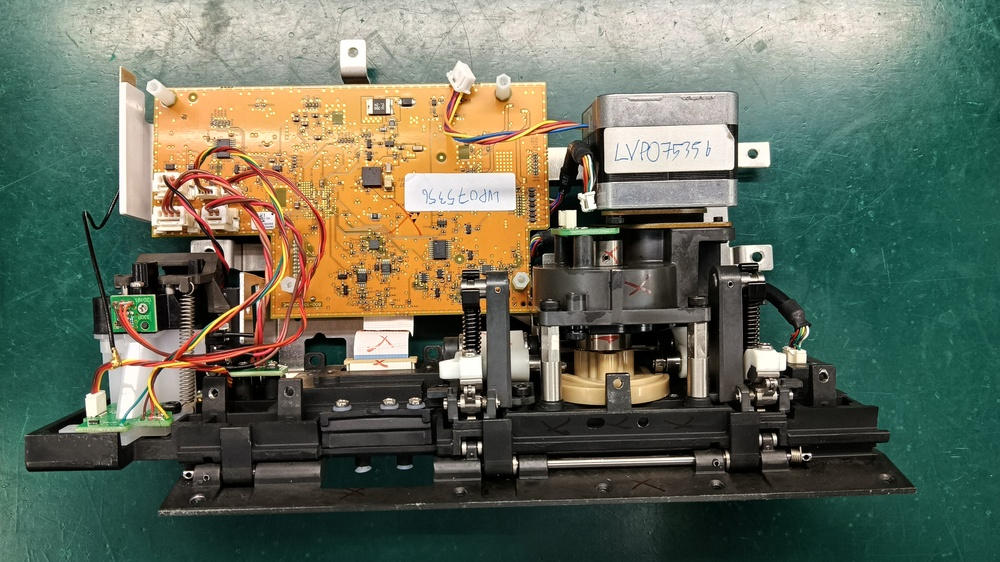
#> input picture IMG20251010152443.jpg, 1000 x 562 px, shrunk from 4160 x 2340 before the run, given in place of the camera
$ python '0.1 ROI_capture_auto_Best_Template.py'   (older library calls are emulated)
#> lines starting #> are read from the running program, lines starting #| are printed output that depends on the picture
# capture_roi0_auto.py
import cv2
import numpy as np
import time
import json
import os

# ====== CONFIG ======
CONFIG_JSON = r"D:\4.Machine Learning(AI)\Image process\4. Activities Monitoring\AI_Process_Compliance_Monitoring\workflow_config.json"
TEMPLATE_SAVE_PATH = r"D:\4.Machine Learning(AI)\Image process\4. Activities Monitoring\AI_Process_Compliance_Monitoring\roi0_template_auto.jpg"
OLD_TEMPLATE = None  # ถ้ามี template เดิม เช่น r"path\to\old_template.jpg"
# ====================

# โหลด config
with open(CONFIG_JSON, "r") as f:
#> (reads workflow_config.json from the repository)
    config = json.load(f)

workflow = config["workflow"]

# ROI0 = พื้นที่วางชิ้นงาน
roi0_norm = workflow[0]["rect_norm"]

cap = cv2.VideoCapture(1)
cv2.namedWindow("Capture ROI0")

print("Press 'c' to capture single frame.")
print("Press 's' to auto capture 10 frames and select best.")
print("Press 'q' to quit.")

def laplacian_sharpness(image):
    gray = cv2.cvtColor(image, cv2.COLOR_BGR2GRAY)
    return cv2.Laplacian(gray, cv2.CV_64F).var()

def match_score(image, template):
    gray_img = cv2.cvtColor(image, cv2.COLOR_BGR2GRAY)
    res = cv2.matchTemplate(gray_img, template, cv2.TM_CCOEFF_NORMED)
    _, max_val, _, _ = cv2.minMaxLoc(res)
    return max_val

old_template_gray = None
if OLD_TEMPLATE and os.path.exists(OLD_TEMPLATE):
    old_template_gray = cv2.imread(OLD_TEMPLATE, cv2.IMREAD_GRAYSCALE)
    print("Loaded existing template for matching reference.")

while True:
    ret, frame = cap.read()
#> frame is the input picture: shape (562, 1000, 3); mean B, G, R 91.7, 108.7, 101.4
    if not ret:
        break
    frame = cv2.flip(frame, 1)
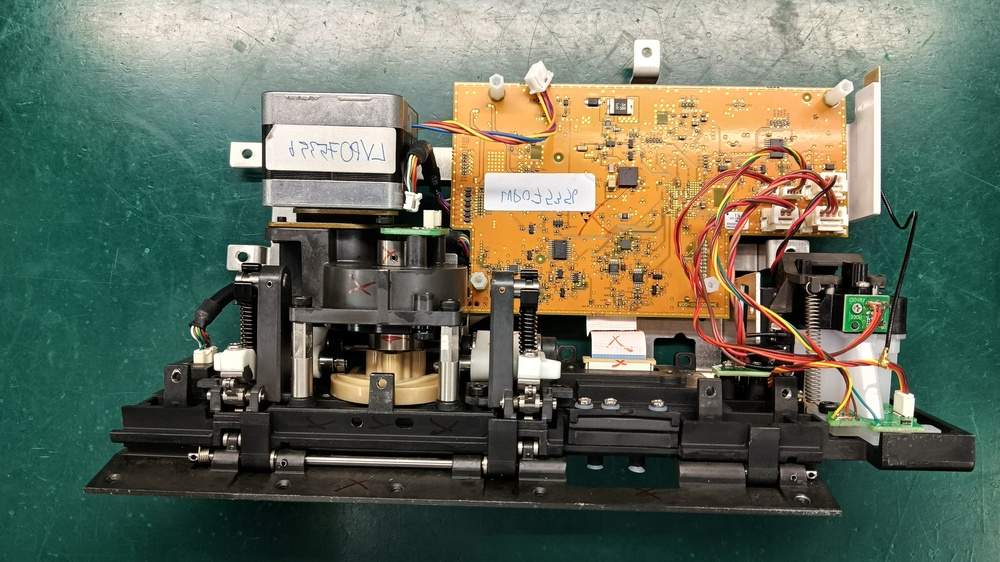
#> frame: shape (562, 1000, 3); mean B, G, R 91.7, 108.7, 101.4
    h, w, _ = frame.shape
#> h = 562; w = 1000

    # ROI0 rect
    x1 = int(roi0_norm[0] * w)
#> x1 = 300
    y1 = int(roi0_norm[1] * h)
#> y1 = 337
    x2 = int(roi0_norm[2] * w)
#> x2 = 700
    y2 = int(roi0_norm[3] * h)
#> y2 = 505

    roi = frame[y1:y2, x1:x2]
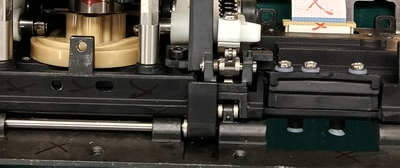
#> roi: shape (168, 400, 3); mean B, G, R 61.6, 69.4, 72.8
    cv2.rectangle(frame, (x1, y1), (x2, y2), (255, 255, 0), 2)
    cv2.putText(frame, "ROI0", (x1, y1 - 10),
                cv2.FONT_HERSHEY_SIMPLEX, 0.7, (255, 255, 0), 2)
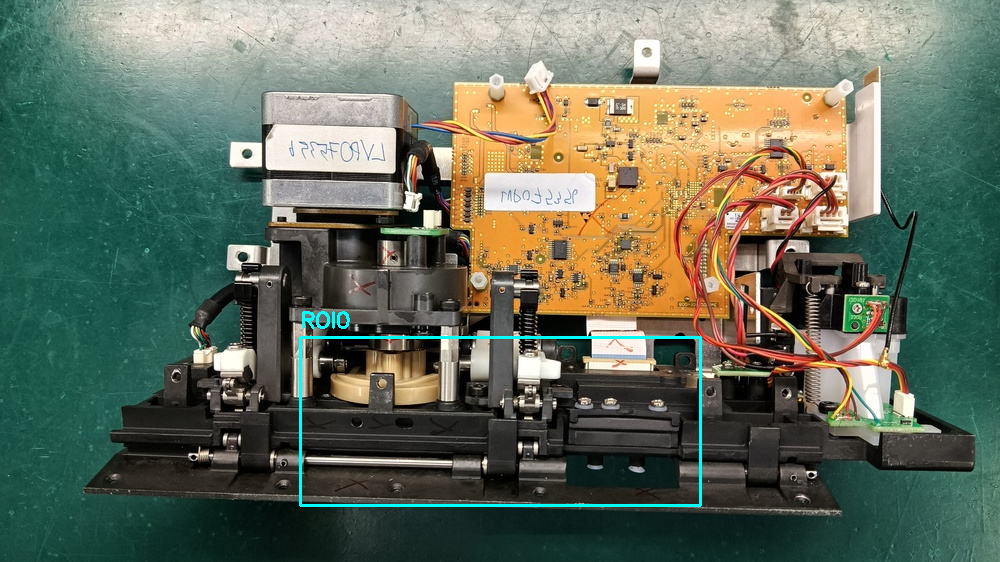
#> frame: shape (562, 1000, 3); mean B, G, R 93, 109.9, 100.8

    cv2.imshow("Capture ROI0", frame)
    key = cv2.waitKey(10) & 0xFF
#> (key q is pressed here)

    if key == ord('q'):
        break

    elif key == ord('c'):
        # ถ่ายภาพเดียว
        cv2.imwrite(TEMPLATE_SAVE_PATH, roi)
        print(f"Saved ROI0 template → {TEMPLATE_SAVE_PATH}")

    elif key == ord('s'):
        # Auto capture 10 เฟรม
        print("Auto capturing 10 frames...")
        frames = []
        scores = []

        for i in range(10):
            ret, f = cap.read()
            if not ret:
                continue
            f = cv2.flip(f, 1)
            roi_crop = f[y1:y2, x1:x2]
            sharp = laplacian_sharpness(roi_crop)
            match_val = 0
            if old_template_gray is not None:
                match_val = match_score(roi_crop, old_template_gray)

            # รวมคะแนนจากความคมและ match (ถ้ามี)
            total_score = sharp + (match_val * 100 if old_template_gray is not None else 0)
            frames.append(roi_crop)
            scores.append(total_score)
            print(f"Frame {i+1}: sharp={sharp:.2f}, match={match_val:.3f}, total={total_score:.2f}")
            time.sleep(0.2)

        best_idx = int(np.argmax(scores))
        best_frame = frames[best_idx]
        cv2.imwrite(TEMPLATE_SAVE_PATH, best_frame)
        print(f"✅ Best frame selected (#{best_idx+1}) and saved to {TEMPLATE_SAVE_PATH}")

cap.release()
cv2.destroyAllWindows()
